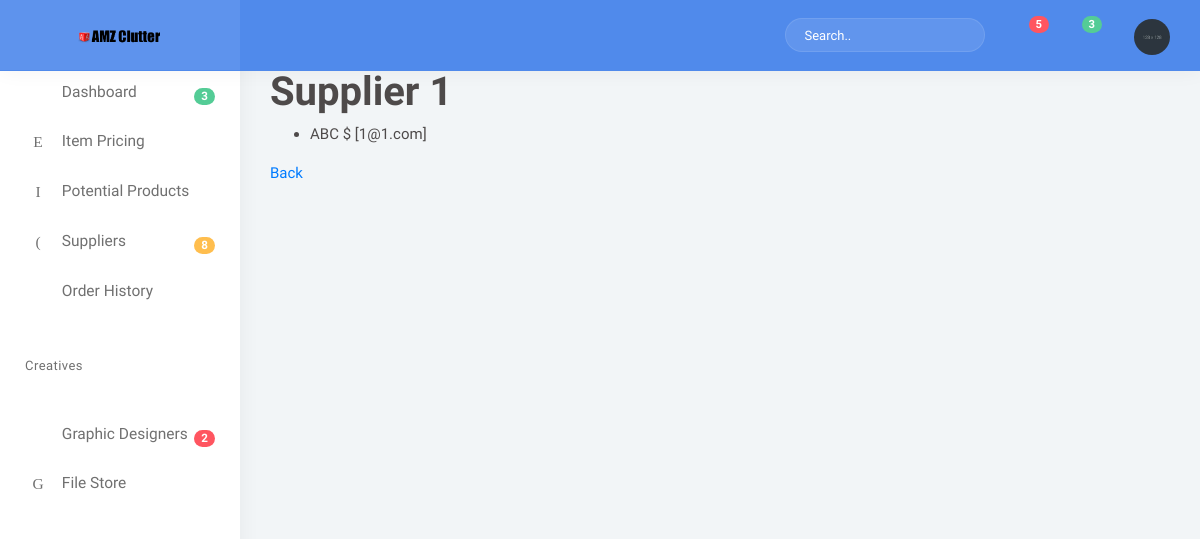
Screenshot of /supplier/1 with the database file from the repository.
### clutter/models.py (models this page shows, shortened)
class Supplier(models.Model):
    company = models.CharField(max_length=64)
    contact = models.CharField(max_length=64)
    email = models.CharField(max_length=128, blank = True)

### clutter/views.py (the view)
# urls.py: path("supplier/<int:supplier_id>", views.supplier, name="supplier"),
def supplier(request, supplier_id):
    try:
        supplier = Supplier.objects.get(pk=supplier_id)
    except Supplier.DoesNotExist:
        raise Http404("Supplier does not exist.")
    context = {
    "supplier": supplier
    }
    return render(request, "clutter/supplier.html", context)

### clutter/templates/clutter/supplier.html
{% extends "clutter/base.html" %}
{% load static %}
{% block body %}
    <h1>Supplier {{supplier.id}}</h1>
    <ul>
        <li>
          {{ supplier.company }} ${{ supplier.name }} [{{ supplier.email}}]
          </li>
      </ul>
      <a href="{% url 'index' %}">Back</a>
{% endblock %}

### clutter/static/assets/css/style.css (style rules this page uses)
body { background: #f2f5f7; font-family: "Mukta", sans-serif; margin: 0; font-size: 15px; color: #4e4a4a; }
html { overflow-x: hidden; position: relative; min-height: 100%; background: #f2f5f7; }
h1, h2, h3, h4, h5, h6 { margin: 10px 0; font-weight: 600; font-family: "Mukta", sans-serif; }
h1 { line-height: 43px; }
* { outline: none !important; }

### rows the page displays
Supplier: id "1", company "ABC", email "1@1.com"
